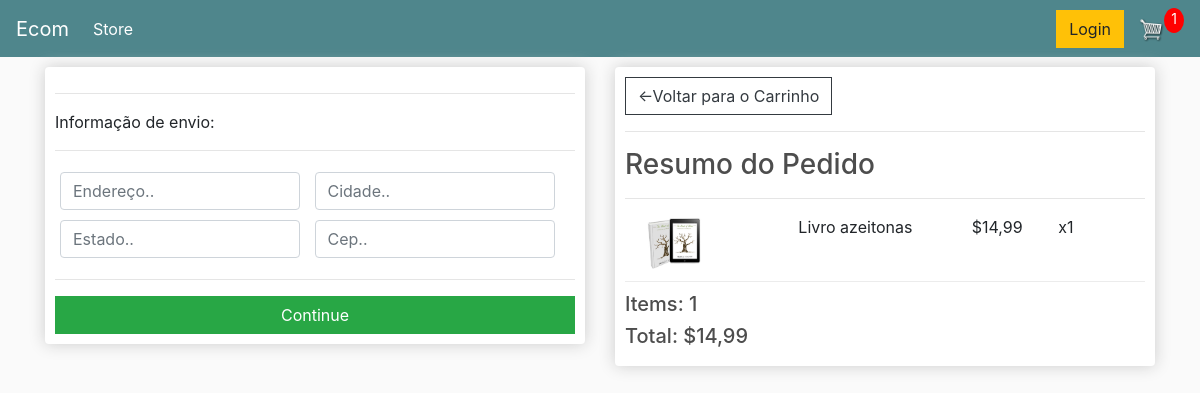
/checkout/ (signed in), run on an earlier commit of the app's database.
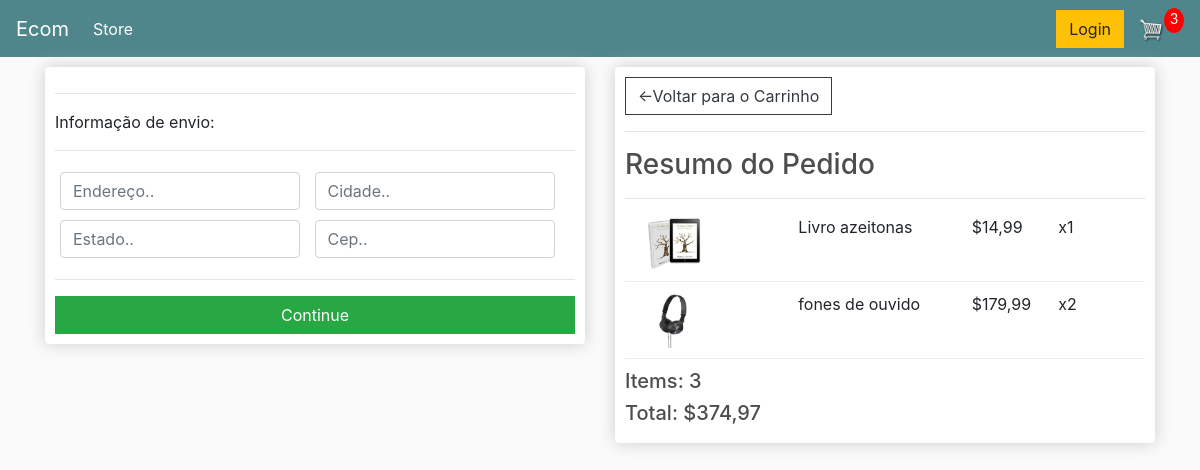
And on a later commit of the database.
### store/models.py (models this page shows, shortened)
class ItemPedido(models.Model):
    produto = models.ForeignKey(Produtos, on_delete=models.SET_NULL, blank=True, null=True)
    pedido = models.ForeignKey(Pedido, on_delete=models.SET_NULL, blank=True, null=True)
    quantidade = models.IntegerField(default=0, null=True, blank=True)
    data_adicionado = models.DateTimeField(auto_now_add=True)
    @property
    def get_total(self):
        total = self.produto.preco * self.quantidade
        return total

class Produtos(models.Model):
    name = models.CharField(max_length=200, null=True)
    preco = models.DecimalField(max_digits=7, decimal_places=2)
    digital = models.BooleanField(default=False, null=True, blank=False)
    imagem = models.ImageField(null=True, blank=True)
    @property
    def imagemURL(self):
        try:
            url = self.imagem.url
        except:
            url = ''
        return url

class Pedido(models.Model):
    cliente = models.ForeignKey(Cliente, on_delete=models.SET_NULL, blank=True, null=True)
    data_pedido = models.DateTimeField(auto_now_add=True)
    completo = models.BooleanField(default=False, null=True, blank=False)
    transacao_id = models.CharField(max_length=200, null=True)
    @property
    def envio(self):
        envio = False
        pedidoitems = self.itempedido_set.all()
        for i in pedidoitems:
            if i.produto.digital == False:
                envio = True
        return envio
    @property
    def get_cart_total(self):
        pedidoitems = self.itempedido_set.all()
        total = sum([item.get_total for item in pedidoitems])
        return total
    @property
    def get_cart_items(self):
        pedidoitems = self.itempedido_set.all()
        total = sum([item.quantidade for item in pedidoitems])
        return total

### store/views.py (the view)
# urls.py: path('checkout/', checkout, name="checkout"),
def checkout(request):
    data = cartData(request)
    carrinhoItems = data['carrinhoItems']
    pedido = data['pedido']
    items = data['items']
    context = {'items':items, 'pedido':pedido, 'carrinhoItems':carrinhoItems}
    return render(request, 'store/checkout.html', context)

### store/utils.py (called while the page is built)
def cartData(request):
    if request.user.is_authenticated:
        cliente = request.user.cliente
        pedido, created = Pedido.objects.get_or_create(cliente=cliente, completo=False)
        items = pedido.itempedido_set.all()
        carrinhoItems = pedido.get_cart_items
    else:
        cookieData = cookieCart(request)
        carrinhoItems = cookieData['carrinhoItems']
        pedido = cookieData['pedido']
        items = cookieData['items']
    return {'carrinhoItems':carrinhoItems, 'pedido':pedido, 'items':items}

### store/templates/store/checkout.html (shortened to what this page needs)
{% extends 'store/main.html' %}
{% load static %}
{% block content %}
<div class="row">
    <div class="col-lg-6">
        <div class="box-element" id="form-wrapper">
            <form id="form">
                <div id="shipping-info">
                    <hr>
                    <p>Informação de envio:</p>
                    <hr>
                    <div class="form-field">
                        <input class="form-control" type="text" name="endereco" placeholder="Endereço..">
                    </div>
                    <div class="form-field">
                        <input class="form-control" type="text" name="cidade" placeholder="Cidade..">
                    </div>
                    <div class="form-field">
                        <input class="form-control" type="text" name="estado" placeholder="Estado..">
                    </div>
                    <div class="form-field">
                        <input class="form-control" type="text" name="cep" placeholder="Cep..">
                    </div>
                </div>
                <hr>
                <input id="form-button" class="btn btn-success btn-block" type="submit" value="Continue">
            </form>
        </div>
        <br>
    </div>
    <div class="col-lg-6">
        <div class="box-element">
            <a class="btn btn-outline-dark" href="{% url 'cart' %}">&#x2190;Voltar para o Carrinho</a>
            <hr>
            <h3>Resumo do Pedido</h3>
            <hr>
            {% for item in items %}
            <div class="cart-row">
                <div style="flex:2"><img class="row-image" src="{{ item.produto.imagemURL }}"></div>
                <div style="flex:2"><p>{{ item.produto.name }}</p></div>
                <div style="flex:1"><p>${{ item.produto.preco }}</p></div>
                <div style="flex:1"><p>x{{ item.quantidade }}</p></div>
            </div>
            {% endfor %}
            <h5>Items: {{ pedido.get_cart_items }}</h5>
            <h5>Total: ${{ pedido.get_cart_total|floatformat:2 }}</h5>
        </div>
    </div>
</div>
{% endblock content %}

What changed in the data, as far as the page shows it:
added ItemPedido: produto.imagemURL (picture), produto.name "fones de ouvido", produto.preco "179,99", quantidade "2"
computed for Pedido: get_cart_items "1" → "3"; get_cart_total "14,99" → "374,97"
Also different on the page:
{{ carrinhoItems }}: "1" → "3"
